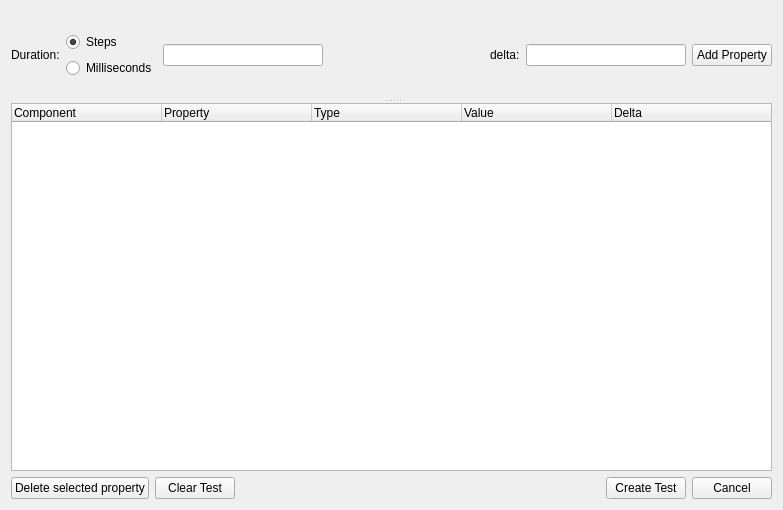
<?xml version="1.0" encoding="UTF-8"?>
<ui version="4.0">
 <class>UCreateTestWidget</class>
 <widget class="QWidget" name="UCreateTestWidget">
  <property name="geometry">
   <rect>
    <x>0</x>
    <y>0</y>
    <width>783</width>
    <height>510</height>
   </rect>
  </property>
  <property name="windowTitle">
   <string>Form</string>
  </property>
  <layout class="QVBoxLayout" name="verticalLayout">
   <item>
    <widget class="QSplitter" name="splitter">
     <property name="orientation">
      <enum>Qt::Vertical</enum>
     </property>
     <widget class="QWidget" name="verticalLayoutWidget_2">
      <layout class="QVBoxLayout" name="verticalLayout_2">
       <property name="topMargin">
        <number>0</number>
       </property>
       <item>
        <layout class="QVBoxLayout" name="verticalLayoutComponentsList"/>
       </item>
       <item>
        <layout class="QHBoxLayout" name="horizontalLayoutComponentsControll">
         <item>
          <widget class="QLabel" name="label">
           <property name="text">
            <string>Duration:</string>
           </property>
          </widget>
         </item>
         <item>
          <layout class="QVBoxLayout" name="verticalLayout_3">
           <property name="rightMargin">
            <number>0</number>
           </property>
           <item>
            <widget class="QRadioButton" name="radioButtonSteps">
             <property name="text">
              <string>Steps</string>
             </property>
             <property name="checked">
              <bool>true</bool>
             </property>
            </widget>
           </item>
           <item>
            <widget class="QRadioButton" name="radioButtonMilliseconds">
             <property name="text">
              <string>Milliseconds</string>
             </property>
             <property name="checked">
              <bool>false</bool>
             </property>
            </widget>
           </item>
          </layout>
         </item>
         <item>
          <widget class="QLineEdit" name="lineEditPeriodSize"/>
         </item>
         <item>
          <spacer name="horizontalSpacer_2">
           <property name="orientation">
            <enum>Qt::Horizontal</enum>
           </property>
           <property name="sizeHint" stdset="0">
            <size>
             <width>40</width>
             <height>20</height>
            </size>
           </property>
          </spacer>
         </item>
         <item>
          <widget class="QLabel" name="labelDelta">
           <property name="text">
            <string>delta:</string>
           </property>
          </widget>
         </item>
         <item>
          <widget class="QLineEdit" name="lineEditDelta"/>
         </item>
         <item>
          <widget class="QPushButton" name="pushButtonAddProperty">
           <property name="text">
            <string>Add Property</string>
           </property>
          </widget>
         </item>
        </layout>
       </item>
      </layout>
     </widget>
     <widget class="QTreeWidget" name="treeWidgetSelectedProperties">
      <attribute name="headerCascadingSectionResizes">
       <bool>false</bool>
      </attribute>
      <attribute name="headerDefaultSectionSize">
       <number>150</number>
      </attribute>
      <attribute name="headerHighlightSections">
       <bool>false</bool>
      </attribute>
      <attribute name="headerShowSortIndicator" stdset="0">
       <bool>false</bool>
      </attribute>
      <attribute name="headerStretchLastSection">
       <bool>true</bool>
      </attribute>
      <column>
       <property name="text">
        <string>Component</string>
       </property>
      </column>
      <column>
       <property name="text">
        <string>Property</string>
       </property>
      </column>
      <column>
       <property name="text">
        <string>Type</string>
       </property>
      </column>
      <column>
       <property name="text">
        <string>Value</string>
       </property>
      </column>
      <column>
       <property name="text">
        <string>Delta</string>
       </property>
      </column>
     </widget>
    </widget>
   </item>
   <item>
    <layout class="QHBoxLayout" name="horizontalLayoutButtons">
     <item>
      <widget class="QPushButton" name="pushButtonDeleteSelectedProperty">
       <property name="text">
        <string>Delete selected property</string>
       </property>
      </widget>
     </item>
     <item>
      <widget class="QPushButton" name="pushButtonClearTest">
       <property name="text">
        <string>Clear Test</string>
       </property>
      </widget>
     </item>
     <item>
      <spacer name="horizontalSpacer_3">
       <property name="orientation">
        <enum>Qt::Horizontal</enum>
       </property>
       <property name="sizeHint" stdset="0">
        <size>
         <width>40</width>
         <height>20</height>
        </size>
       </property>
      </spacer>
     </item>
     <item>
      <widget class="QPushButton" name="pushButtonCreateTest">
       <property name="text">
        <string>Create Test</string>
       </property>
      </widget>
     </item>
     <item>
      <widget class="QPushButton" name="pushButtonCancel">
       <property name="text">
        <string>Cancel</string>
       </property>
      </widget>
     </item>
    </layout>
   </item>
  </layout>
 </widget>
 <resources/>
 <connections/>
</ui>
